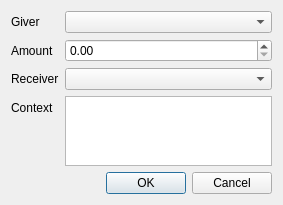
<?xml version="1.0" encoding="UTF-8"?>
<ui version="4.0">
 <class>new_transfer</class>
 <widget class="QDialog" name="new_transfer">
  <property name="geometry">
   <rect>
    <x>0</x>
    <y>0</y>
    <width>283</width>
    <height>188</height>
   </rect>
  </property>
  <property name="windowTitle">
   <string>New transfer</string>
  </property>
  <layout class="QFormLayout" name="formLayout">
   <item row="0" column="0">
    <widget class="QLabel" name="label_giver">
     <property name="text">
      <string>Giver</string>
     </property>
    </widget>
   </item>
   <item row="0" column="1">
    <widget class="QComboBox" name="combo_giver">
     <property name="sizePolicy">
      <sizepolicy hsizetype="MinimumExpanding" vsizetype="Fixed">
       <horstretch>0</horstretch>
       <verstretch>0</verstretch>
      </sizepolicy>
     </property>
    </widget>
   </item>
   <item row="1" column="0">
    <widget class="QLabel" name="label_amount">
     <property name="text">
      <string>Amount</string>
     </property>
    </widget>
   </item>
   <item row="1" column="1">
    <widget class="QDoubleSpinBox" name="spin_amount">
     <property name="sizePolicy">
      <sizepolicy hsizetype="MinimumExpanding" vsizetype="Fixed">
       <horstretch>0</horstretch>
       <verstretch>0</verstretch>
      </sizepolicy>
     </property>
     <property name="maximum">
      <double>99999.000000000000000</double>
     </property>
    </widget>
   </item>
   <item row="2" column="0">
    <widget class="QLabel" name="label_receiver">
     <property name="text">
      <string>Receiver</string>
     </property>
    </widget>
   </item>
   <item row="2" column="1">
    <widget class="QComboBox" name="combo_receiver">
     <property name="sizePolicy">
      <sizepolicy hsizetype="MinimumExpanding" vsizetype="Fixed">
       <horstretch>0</horstretch>
       <verstretch>0</verstretch>
      </sizepolicy>
     </property>
    </widget>
   </item>
   <item row="5" column="0" colspan="2">
    <widget class="QDialogButtonBox" name="buttonBox">
     <property name="orientation">
      <enum>Qt::Horizontal</enum>
     </property>
     <property name="standardButtons">
      <set>QDialogButtonBox::Cancel|QDialogButtonBox::Ok</set>
     </property>
    </widget>
   </item>
   <item row="3" column="1">
    <widget class="QPlainTextEdit" name="text_context">
     <property name="toolTip">
      <string>Enter a description of the transfer or reasons for it</string>
     </property>
    </widget>
   </item>
   <item row="3" column="0">
    <widget class="QLabel" name="label_context">
     <property name="text">
      <string>Context</string>
     </property>
    </widget>
   </item>
  </layout>
 </widget>
 <resources/>
 <connections>
  <connection>
   <sender>buttonBox</sender>
   <signal>rejected()</signal>
   <receiver>new_transfer</receiver>
   <slot>reject()</slot>
   <hints>
    <hint type="sourcelabel">
     <x>316</x>
     <y>260</y>
    </hint>
    <hint type="destinationlabel">
     <x>286</x>
     <y>274</y>
    </hint>
   </hints>
  </connection>
  <connection>
   <sender>buttonBox</sender>
   <signal>accepted()</signal>
   <receiver>new_transfer</receiver>
   <slot>accept()</slot>
   <hints>
    <hint type="sourcelabel">
     <x>248</x>
     <y>254</y>
    </hint>
    <hint type="destinationlabel">
     <x>157</x>
     <y>274</y>
    </hint>
   </hints>
  </connection>
 </connections>
</ui>
